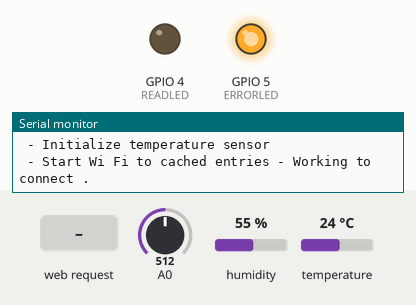
The sketch below on a simulated ESP8266 (NodeMCU). Shown: output pins drawn as LEDs (lit = HIGH), the last lines printed to the serial monitor. The test bench sets the inputs (shaded band); at power-on: A0 = 512, humidity 55 %, temperature 24 °C. WiFi joins after 1.5 s; servers stay silent unless stated; uploads are accepted with an empty reply.

Above: at 0.8 s.
At 3.2 s:
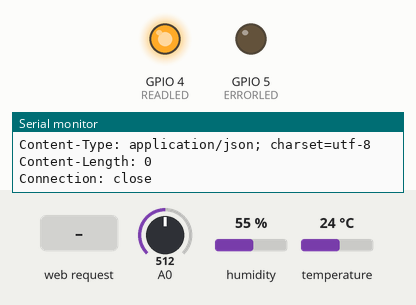
3.3 s: HTTP request GET / received
At 5.2 s:
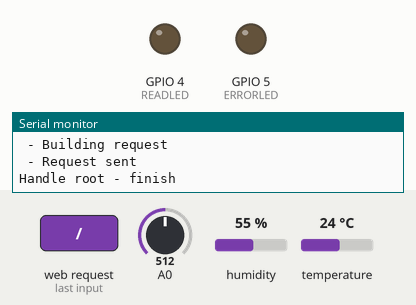
Timing chart, 0 to 6.7 s (numbered marks = the images above; inputs shaded):
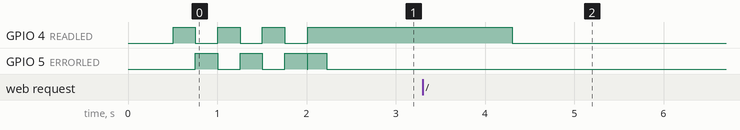

Measured:
- after the input at 3.3 s, GPIO 4 (READLED): HIGH → LOW after 1.0 s instead of 0.50 s
- by itself, GPIO 4 (READLED): alternates HIGH for 0.25 s and LOW for 0.25 s, 6 changes in all, then stays HIGH

The sketch:

WeatherSite.ino
```cpp
#include <ESP8266WiFi.h>
#include <WiFiClient.h>
#include <ESP8266WebServer.h>
#include <DHT.h>
#include <stdlib.h>
#define DHTTYPE DHT22
#define DHTPIN   2
#define READLED  4
#define ERRORLED 5
#define WIFICOUNT 5

// Wi-Fi info - IDs and passwords
String ssids[WIFICOUNT]  = { "INTERTECH_GUEST", "HomeSite1", "HomeSite2", "RemoteSite1", "RemoteSite2" };
String pwds[WIFICOUNT] = { "GuestPass", "HomePass1", "HomePass2", "RemotePass1", "RemotePass2" };
const int wifinum = 5;
int retries = 15;

// Target site URL where we will post the data
char* host = "MyWebSite.azurewebsites.net";
const int postPort = 80;

// this device's ID as tracked in the database
String deviceId = "1";

// initialize the ESP8266 web server to respond on port 80
ESP8266WebServer server(80);

// Initialize DHT sensor
DHT dht(DHTPIN, DHTTYPE, 11); // 11 works fine for ESP8266

float humidity, temp_f, light;  // Values read from sensors
String webString = "";     // String to display

// Generally, you should use "unsigned long" for variables that hold time
unsigned long previousMillis = 0;        // will store last temp was read
const long interval = 2000;              // interval at which to read sensor
bool connected = true;
const long postDuration = 60000;
unsigned long lastPost = 0;


/*
 * Method to convert floats/measurements to strings
 * Makes some assumptions on length
 */
String floatAsString(float val) {
  char temp[6];
  dtostrf(val, 6, 2, temp);
  String fas = String(temp);
  fas.trim();
  return fas;
}


/*
 * Gets the readings/measurements and stores them to global variables
 */
void getReadings() {
  Serial.println(" - Getting readings...");

  // Wait at least 2 seconds seconds between measurements.
  // if the difference between the current time and last time you read
  // the sensor is bigger than the interval you set, read the sensor
  // Works better than delay for things happening elsewhere also
  unsigned long currentMillis = millis();

  if(currentMillis - previousMillis >= interval) {
    // save the last time you read the sensor
    previousMillis = currentMillis;

    // Reading temperature for humidity takes about 250 milliseconds!
    // Sensor readings may also be up to 2 seconds 'old' (it's a very slow sensor)
    humidity = dht.readHumidity();          // Read humidity (percent)
    temp_f = dht.readTemperature(true);     // Read temperature as Fahrenheit

    // Check if any reads failed and exit early (to try again).
    if (isnan(humidity) || isnan(temp_f)) {
      Serial.println("Failed to read from DHT sensor!");
      return;
    }
  }

  // next, get light level
  light = ((float)analogRead(A0) / (float)1024) * 100;

  // show readings in serial
  Serial.println(" - Temperature: " + floatAsString(temp_f) + " F");
  Serial.println(" - Humidity: " + floatAsString(humidity) + " %");
  Serial.println(" - Light: " + floatAsString(light) + " %");
}


/*
 * Handles root web request by building a simple
 * web page containing current measurements
 */
void handle_root() {
  Serial.println("Handle root - start");

  digitalWrite(READLED, HIGH);
  getReadings();

  Serial.println(" - Building request");

  webString = "<html><head><title>Temperature and humidity via ESP8266 and DHT22 (v2)</title></head><body>";
  webString = webString + "<h3>Environment Watch <br> Temperature, humidity, and light levels via ESP8266</h3>";
  webString = webString + "<p></br>";
  webString = webString + "Device ID: " + deviceId + "</br>";
  webString = webString + "Temp: " + floatAsString(temp_f) + " F</br>";
  webString = webString + "Humidity: " + floatAsString(humidity) + "%</br>";
  webString = webString + "Light: " + floatAsString(light) + "%</br>";
  webString = webString + "</br></p>";
  webString = webString + "<p>Refresh your browser to see the most recent readings.</p>";
  webString = webString + "</body></html>";

  server.send(200, "text/html", webString);
  Serial.println(" - Request sent");

  delay(500);
  digitalWrite(READLED, LOW);
  Serial.println("Handle root - finish");
  Serial.println("");
}


/*
 * Method to handle the task of getting readings as
 * well as posting them to an external service
 */
void post_data() {
  Serial.println("Post Data - start ");

  digitalWrite(READLED, HIGH);
  digitalWrite(ERRORLED, HIGH);

  getReadings();

  Serial.print(" - Connecting to ");
  Serial.println(host);

  Serial.print(" - On port ");
  Serial.println(postPort);

  // Use WiFiClient class to create TCP connections
  WiFiClient client;
  if (!client.connect(host, postPort)) {
    Serial.println(" - Connection to host failed!");
    return;
  }

  digitalWrite(ERRORLED, LOW);

  // We now create a URI for the request
  String url = String("/Home/PostData") +
    String("?id=") + deviceId +
    String("&ip=") + WiFi.localIP().toString() +
    String("&temp=") + floatAsString(temp_f) +
    String("&humidity=") + floatAsString(humidity) +
    String("&light=") + floatAsString(light);
  Serial.println(" - Requesting URL: ");
  Serial.print("     ");
  Serial.println(url);

  // This will send the request to the server
  client.print(String("GET ") + url + " HTTP/1.1\r\n" +
               "Host: " + host + "\r\n" +
               "Connection: close\r\n\r\n");
  delay(500);

  Serial.println(" - Client response: ");

  // Read all the lines of the reply from server
  // and print them to Serial
  while(client.available()){
    String line = client.readStringUntil('\r');
    Serial.print(line);
  }

  Serial.println("");
  Serial.println(" - Closing connection");
  Serial.println("");

  digitalWrite(READLED, LOW);

  Serial.println("Post Data - finish");
  Serial.println("");
}


/*
 * Method to handle connecting to a given
 * wi-fi site with password
 */
void wificonnect(String ssid, String pass) {
  char idchar[32];
  char pwchar[32];

  if (ssid.length() == 0) {
    Serial.print(" - Start Wi Fi to cached entries");
    WiFi.begin();
  } else {
    ssid.toCharArray(idchar, 32);
    pass.toCharArray(pwchar, 32);
    Serial.print(" - Start Wi Fi to ");
    Serial.println(ssid);
    WiFi.begin(idchar, pwchar);
  }

  Serial.print(" - Working to connect");

  // Try to connect to Wi-Fi a prescribed number of times
  int tried = 0;
  connected = true;
  while (WiFi.status() != WL_CONNECTED) {
    digitalWrite(READLED, HIGH);
    delay(250);
    Serial.print(" .");
    digitalWrite(READLED, LOW);

    digitalWrite(ERRORLED, HIGH);
    tried = tried + 1;
    delay(250);
    digitalWrite(ERRORLED, LOW);

    if (tried >= retries) {
      connected = false;
      break;
    }
  }
  Serial.println("");

  if (connected) {
    Serial.print(" - IP address: ");
    Serial.println(WiFi.localIP());
    Serial.print(" - Connected to ");
    if (ssid.length() == 0) { ssid = WiFi.SSID(); }
  } else {
    Serial.print(" - Failed to connect to ");
    if (ssid.length() == 0) { ssid = "cached Wi-Fi"; }
    WiFi.disconnect();
  }

  Serial.println(ssid);
}


/*
 * Setup LEDs, DHT sensor, photocell, connect to wi-fi,
 * and establish web request method
 */
void setup(void)
{
  // initialize LED pins for visual cues
  pinMode(READLED, OUTPUT);
  pinMode(ERRORLED, OUTPUT);
  pinMode(A0, INPUT);

  // You can open the Arduino IDE Serial Monitor window to see what the code is doing
  Serial.begin(115200);  // Serial connection from ESP-01 via 3.3v console cable

  Serial.println("\n\r \n\r");
  delay(500);

  Serial.print("Setup: Environment Watch - ID ");
  Serial.println(deviceId);

  Serial.println(" - Initialize temperature sensor");
  dht.begin();           // initialize temperature sensor

  // first attempt to connect to cached entries in the ESP8266
  wificonnect("", "");

  // if that didn't work, try connecting to what's in the list
  if (connected) {
    Serial.print(" - Connected to cached SSID: ");
    Serial.println(WiFi.SSID());
  } else {
    for (int i = 0; i < wifinum; i++) {
      wificonnect(ssids[i], pwds[i]);
      if (connected) { break; }
    }
  }

  if (connected) {
    Serial.println(" - Setting up handlers");
    server.on("/", handle_root);
    server.begin();
    Serial.println(" - HTTP server started");
  }

  // set last post to duration so we post immediately
  // once the main loop starts
  lastPost = postDuration;

  Serial.println("Setup complete");
  Serial.println("");
}


/*
 * Loop section of sketch - runs continuously & handles both
 * posting data as well as responding to web requests
 */
void loop(void)
{
  if (connected) {
    server.handleClient();

    unsigned long diff = millis() - lastPost;

    if (diff > postDuration) {
      post_data();
      lastPost = millis();
    }
  } else {
    digitalWrite(ERRORLED, HIGH);
    Serial.println(" - Could not connect!");
    delay(1000);
    digitalWrite(ERRORLED, LOW);
  }
}
```
